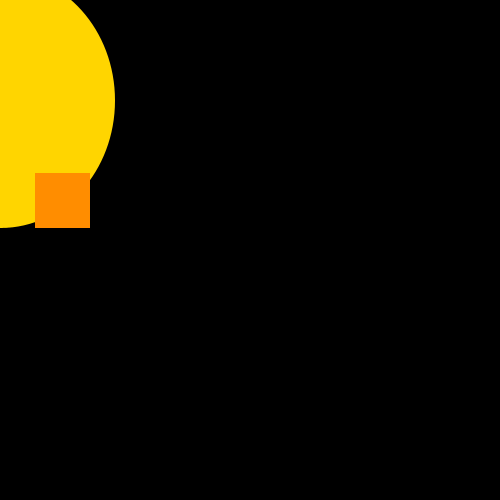
Frame 1 (no input)
Frame 60 (the mouse pressed at the canvas centre just before this capture): identical to frame 1, image omitted
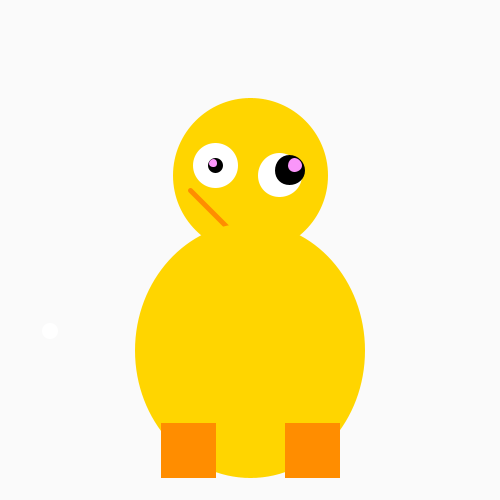
Frame 120 (the mouse held since frame 60 and released just before this capture)

The Processing sketch that drew these frames (run headless with seeded random() and noise(); from frame 60 on, the mouse is pressed at the canvas centre):

// Processing sketch: processing_25712
// ── processing_25712.pde

Ball[] balls = new Ball [1];
float gravity = 0.1;

int r;
int g;
int b;
float circleX;
float circleY;
float circleZ;
int x = 0;
int speed = 1;

void setup(){
  
  
  size(500,500);
  smooth();
  frameRate(50); //set to 50 frames per second
   
   balls [0] = new Ball (50,0,16);

}

void draw(){
  
      
  circleX = random(30,70);
  circleY = random(10,50);
  circleZ = random(5,12);
  
  r = mouseY;
  g = mouseX;
  b = mouseY;
  
  
  //crazy duck
  background(r,g,b);
  ellipseMode(CENTER); 
  rectMode(CENTER);
  
  //balls
  for (int i = 0; i < balls.length; i++){
    balls[i].gravity();
    balls[i].move();
    balls[i].display();
    
  }
  
  //crazy duck head
  stroke(255,213,0);
  fill(255,213,0);
  ellipse(mouseX,mouseY-75,150,150);
  
  //crazy duck smile
  stroke(255,141,0); //orange
  strokeWeight(5);
  line(mouseX-60,mouseY-60,pmouseX+100,pmouseY+100);
  
  //crazy duck body
  stroke(255,213,0);
  fill(255,213,0);
  ellipse(mouseX,mouseY+100,225,250);
  
  //crazy duck feet
  stroke(255,141,0); //orange
  fill(255,141,0); //orange
  rect(mouseX-62,mouseY+200,50,50);
  rect(mouseX+62,mouseY+200,50,50);
  
  //crazy duck eyes
  stroke(255); //white
  fill(255);
  ellipse(mouseX-35,mouseY-85,40,40);
  ellipse(mouseX+30,mouseY-75,circleX,circleX);
  
  //crazy duck pupils
  stroke(0);
  fill(0);
  ellipse(pmouseX-35,pmouseY-85,10,10);
  ellipse(pmouseX+40,pmouseY-80,circleY,circleY);
  
  //crazy duck light in pupils
  stroke(pmouseX,150,pmouseY); //colour changes with mouse location
  fill(mouseX,150,mouseY); //colour changes with mouse location
  ellipse(pmouseX-37,pmouseY-87,3,3);
  ellipse(pmouseX+45,pmouseY-85,circleZ,circleZ);
  
  
}

void keyPressed(){
  stroke(255,0,200); //feet flash to pink
  fill(255,0,200); //feet flash to pink
  rect(mouseX-62,mouseY+200,50,50);
  rect(mouseX+62,mouseY+200,50,50);
  

}

void mousePressed(){
  Ball b = new Ball (mouseX, mouseY, 10);
  
  balls = (Ball[]) append(balls,b);
  
}

class Ball {
  float x;
  float y;
  float speed;
  float w;
  
  Ball (float tempX, float tempY, float tempW){
    x = tempX;
    y = tempY;
    w = tempW;
    speed = 0;
    
  }
  
  void gravity() {
    speed = speed +gravity;
  }
  
  void move(){
    y = y + speed;
    if (y>height){
      speed = speed * -0.95;
      y=height;
    }
  }
  
  void display(){
    fill(255);
    noStroke();
    ellipse(x,y,w,w);
    
  }
  
}
